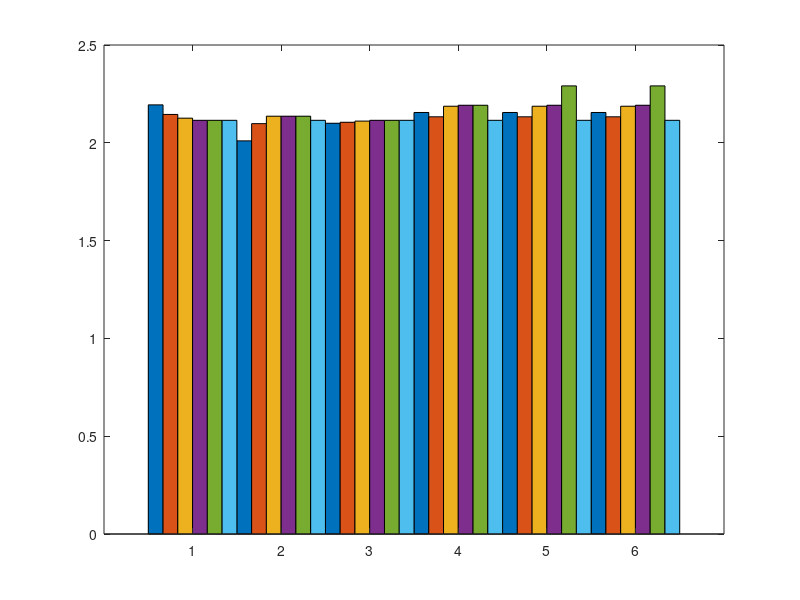

Write the MATLAB code that produced this figure. (Note: this script raises an error after producing the figure.)
y1 = [
    2.194  2.145  2.126  2.115 2.115 2.115
    2.01  2.098  2.136  2.136 2.136 2.115
    2.1  2.105  2.111  2.115 2.115 2.115
    2.155  2.133  2.187  2.192 2.192 2.115
    2.155  2.133  2.187  2.192 2.291 2.115
    2.155  2.133  2.187  2.192 2.291 2.115
];

err1=[
    0.002  0.004  0.011  0.005 0.005 0.005 
    0.019  0.006  0.003  0.008 0.008 0.005 
    0.008  0.007  0.011  0.007 0.007 0.005 
    0.013  0.016  0.013  0.019 0.019 0.005 
    0.013  0.016  0.013  0.019 0.019 0.005 
    0.013  0.016  0.013  0.019 0.019 0.005 
  ];

hBar = bar(y1,1);                                                   % Return ‘bar’ Handle
for k1 = 1:size(y1,1)
    ctr(k1,:) = bsxfun(@plus, hBar(1).XData, hBar(k1).XOffset');    % Note: ‘XOffset’ Is An Undocumented Feature; This Selects The ‘bar’ Centres
    ydt(k1,:) = hBar(k1).YData;                                     % Individual Bar Heights
end
hold on

disp(ctr);


errorbar(ctr, ydt, err1, '.r');                                      % Plot Erro

hold off
ylim ([1.8 2.4])
title('Hardened density')
grid on 
grid minor
legend ('CON','MK20','nS1', 'gMean','location','NW')
xlabel('Mortar Type') % x-axis label
ylabel('Density (g/m^3)') % y-axis label
set(gca,'XTickLabel',{'Accuracy','Sensitivity','Precision', 'F-Measure', 'G-mean', 'AUC'})